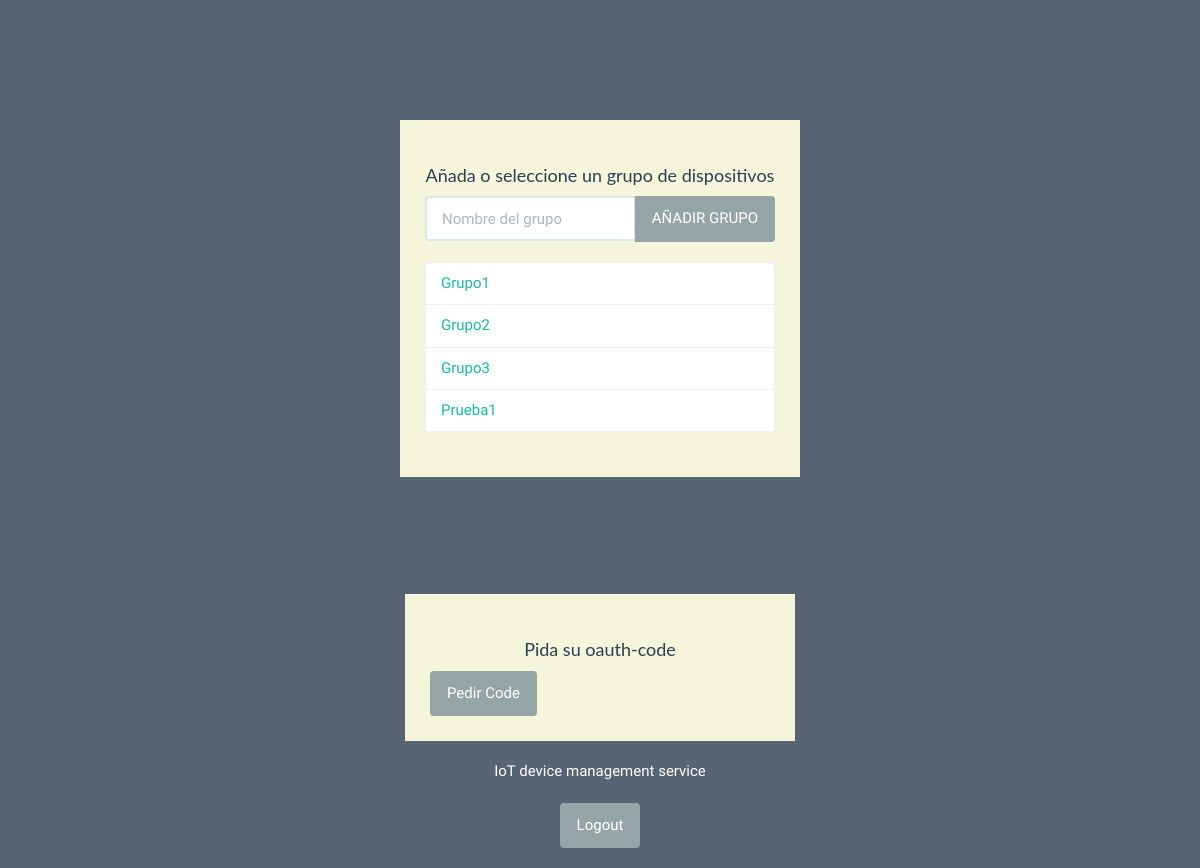
The app's page /app/ (signed in) with its own data.
### ServicioIoT/models.py (models this page shows, shortened)
class GrupoDispositivo (models.Model):
    nombre = models.CharField(max_length=100)

### ServicioIoT/views.py (the view)
# urls.py: path('', views.index, name='index'),
@login_required
def index(request):
    usuario = request.user
    GrupoDispositivo_list = GrupoDispositivo.objects.order_by('id')
    form = GrupoDispositivoForm()
    context = {'GrupoDispositivo_list' : GrupoDispositivo_list, 'form' : form, 'usuario': usuario}
    return render(request, 'index.html', context)

### ServicioIoT/forms.py
class GrupoDispositivoForm(forms.Form):
    nombre = forms.CharField(max_length=40,
        widget=forms.TextInput(
           attrs={'class' : 'form-control', 'placeholder' : 'Nombre del grupo', 'aria-label' : 'GrupoDispositivo', 'aria-describedby' : 'add-btn'}))

### ServicioIoT/templates/index.html (shortened to what this page needs)
{% load static %}
<!DOCTYPE html>
<html lang="en">
	<head>
		<link rel="stylesheet" href="{% static 'todo/bs/css/flatly.min.css' %}" />
		<link rel="stylesheet" href="{% static 'todo/styles.css' %}" />
	</head>
	<body>
		<div class="container-fluid" id="wrapper">
			<div class="row">
				<div class="col-lg-4 col-lg-offset-4" id="content">
					<h2>Añada o seleccione un grupo de dispositivos</h2>
					<form action="{% url 'addGrupoDispositivo' %}" method="POST" role="form">
						<div class="form-group">
							<div class="input-group">
							  {{ form.nombre }}
							  <span class="input-group-btn">
								  <button type="submit" class="btn btn-default" id="add-btn">AÑADIR GRUPO</button>
							  </span>
							</div>
						</div>
					</form>
					<ul class="list-group t20">
						{% for GrupoDispositivo in GrupoDispositivo_list %}
						 <li class="list-group-item"><a href="{% url 'indexGrupoDispositivo' GrupoDispositivo.id %}"> {{ GrupoDispositivo.nombre }} </a></li>
						{% endfor %}
					</ul>
				</div>
			</div>
			<div class="container-fluid" id="wrapper">
				<div class="row">
					<div class="col-lg-4 col-lg-offset-4" id="content">
						<h2>Pida su oauth-code</h2>
						<div class="row t10">
							<div class="col-lg-12">
								<div class="btn-toolbar">
									<div class="btn-group">
										{% if user.id != 0 %}
										<form action="{% url 'pedirCode' %}" method="GET" role="form">
											<button type="submit" class="btn btn-default">
									 		Pedir Code
										</button>
										</form>
										{% endif %}
									</div>
								</div>
							</div>
						</div>
					</div>
				</div>
			<footer>
				<div class="row pad">
					<div class="col-lg-12 text-center">
						IoT device management service
						<div class="abajo">
							<a href="{% url 'logout' %}" style="color:#ffffff"><button type="button" class="btn btn-default"/>Logout</a>
						</div>
					</div>
				</div>
			</footer>
		</div>
	</body>
</html>

### ServicioIoT/static/todo/styles.css (style rules this page uses)
body { background: rgba(44, 62, 80, .8); font-family: 'Oswald', 'Futura', sans-serif; }
#wrapper { margin-top: 10% !important; }
#content { background: beige; padding: 25px; }
#content > h2 { font-size: 18px; text-align: center; padding-top: 0; }
.t10 { margin-top: 10px; }
.t20 { margin-top: 20px; }
footer { margin-top: 20px; color: white; }
.list-group-item { color: black; }
.abajo { margin: 20px; }

### records on screen
GrupoDispositivo: nombre "Grupo1"
GrupoDispositivo: nombre "Grupo2"
GrupoDispositivo: nombre "Grupo3"
GrupoDispositivo: nombre "Prueba1"
